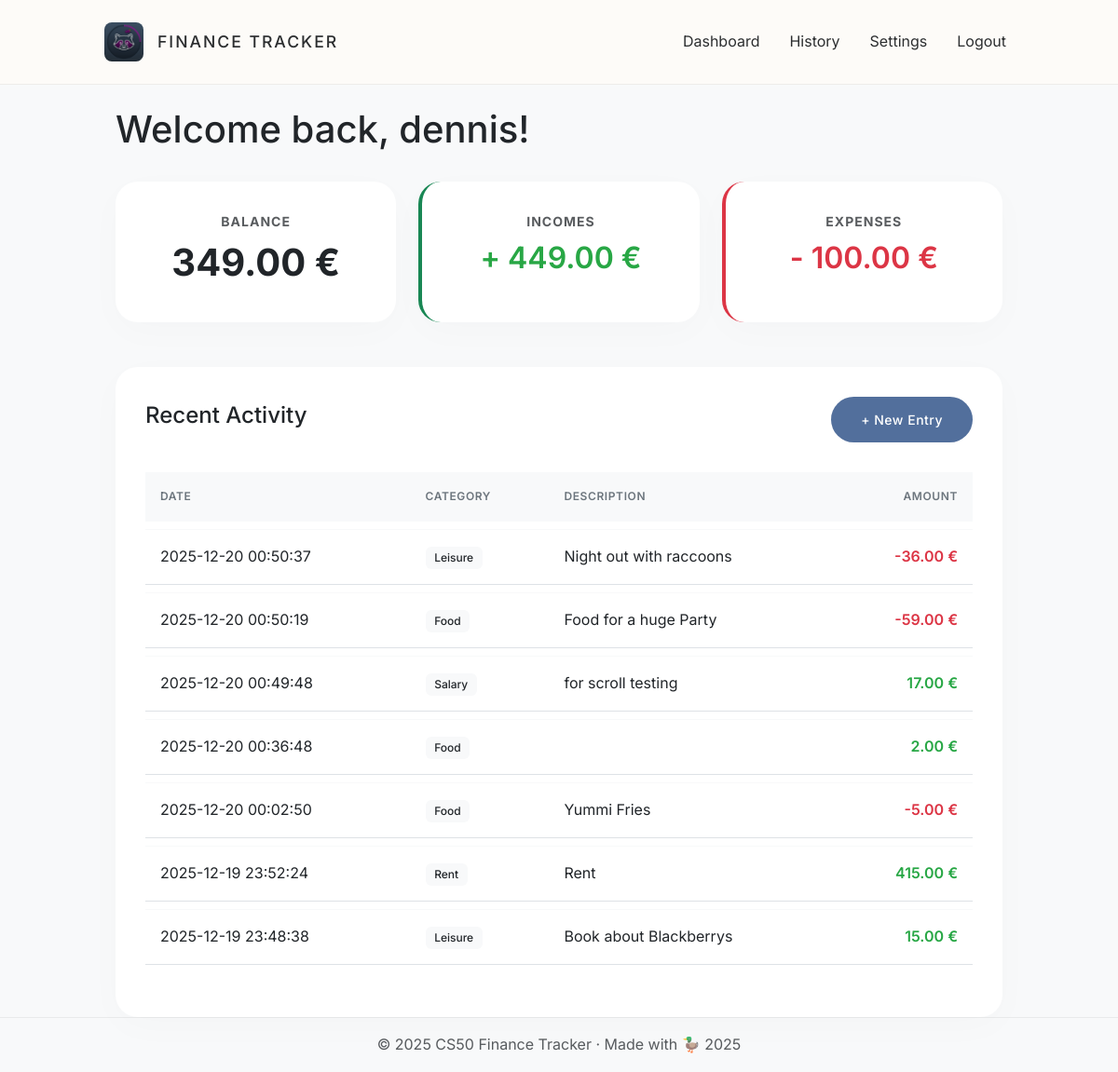
Page / (signed in) on the earlier database version.
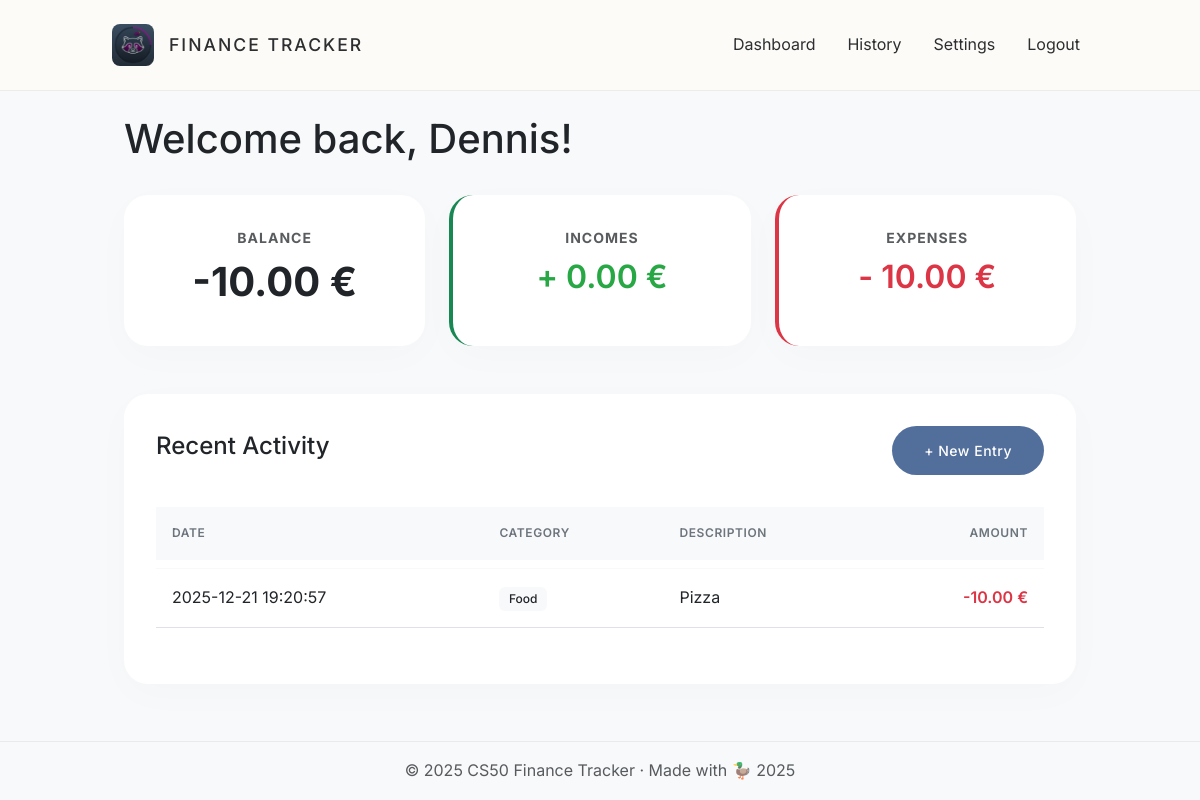
Same page on the later database version.
### tables this page shows
CREATE TABLE transactions (
    id INTEGER PRIMARY KEY AUTOINCREMENT,
    user_id INTEGER NOT NULL,
    amount REAL NOT NULL,
    category TEXT NOT NULL,
    description TEXT,
    date DATETIME DEFAULT CURRENT_TIMESTAMP,
    FOREIGN KEY (user_id) REFERENCES users (id)
);

### app.py (the view)
@app.route("/")
def index():
    if "user_id" not in session:
        return redirect("/login")
    db = get_db()
    cur = db.cursor()
    cur.execute("SELECT * FROM transactions WHERE user_id = ? ORDER BY date DESC", (session["user_id"],))
    transactions = cur.fetchall()
    total_incomes = 0
    total_expenses = 0
    for row in transactions:
        if row["amount"] > 0:
            total_incomes += row["amount"]
        else:
            total_expenses += abs(row["amount"])
    balance = total_incomes - total_expenses
    db.close()
    return render_template("index.html", transactions=transactions,balance=balance, total_incomes=total_incomes, total_expenses=total_expenses)

### app.py (called while the page is built)
def get_db():
    db = sqlite3.connect("finance.db")
    db.row_factory = sqlite3.Row
    return db

### templates/index.html (shortened to what this page needs)
{% extends "layout.html" %}
{% block main %}
<div class="container">
    <div class="row mb-4">
        <div class="col-12">
            <h1 class="brand-text text-dark">Welcome back, {{ session.first_name }}!
            </h1>
        </div>
    </div>
    <div class="row g-4 mb-5">
        <div class="col-md-4">
            <div class="card h-100 text-center">
                <small class="text-muted text-uppercase fw-bold" style="letter-spacing: 1px;">Balance</small>
                <h2 class="display-6 fw-bold mt-2">{{ "%.2f"|format(balance) }} €</h2>
            </div>
        </div>
        <div class="col-md-4">
            <div class="card h-100 text-center border-start border-success border-4">
                <small class="text-muted text-uppercase fw-bold" style="letter-spacing: 1px;">Incomes</small>
                <h2 class="text-success mt-2">+ {{ "%.2f"|format(total_incomes) }} €</h2>
            </div>
        </div>
        <div class="col-md-4">
            <div class="card h-100 text-center border-start border-danger border-4">
                <small class="text-muted text-uppercase fw-bold" style="letter-spacing: 1px;">Expenses</small>
                <h2 class="text-danger mt-2">- {{ "%.2f"|format(total_expenses) }} €</h2>
            </div>
        </div>
    </div>
    <div class="card">
        <div class="d-flex justify-content-between align-items-center mb-4">
            <h4 class="brand-text">Recent Activity</h4>
            <a href="/add" class="btn btn-primary btn-sm">+ New Entry</a>
        </div>
        <table class="table table-hover">
            <thead class="table-light">
                <tr>
                    <th>Date</th>
                    <th>Category</th>
                    <th>Description</th>
                    <th class="text-end">Amount</th>
                </tr>
            </thead>
            <tbody>
                {% for row in transactions %}
                <tr>
                    <td>{{ row.date }}</td>
                    <td><span class="badge bg-light text-dark">{{ row.category }}</span></td>
                    <td>{{ row.description }}</td>
                    <td class="text-end {{ 'text-danger' if row.amount < 0 else 'text-success' }}">
                        {{ "%.2f"|format(row.amount) }} €
                    </td>
                </tr>
                {% else %}
                <tr>
                    <td colspan="4" class="text-center text-muted">No transactions found. Start by adding one!</td>
                </tr>
                {% endfor %}
            </tbody>
        </table>
    </div>
</div>
{% endblock %}

### templates/layout.html (shortened to what this page needs)
<!DOCTYPE html>
<html lang="en">
<head>
    <link href="https://cdn.jsdelivr.net/npm/bootstrap@5.3.0/dist/css/bootstrap.min.css" rel="stylesheet">
    <link href="{{ url_for('static', filename='css/style.css') }}" rel="stylesheet">
</head>
<body class="bg-light">
    <nav class="navbar navbar-expand-lg navbar-dark bg-dark mb-4">
        <div class="container">
            <a class="navbar-brand d-flex align-items-center" href="/">
                <img src="{{ url_for('static', filename='favicon.ico') }}" alt="Logo" class="navbar-logo">
                <span class="brand-text">Finance Tracker</span>
            </a>
            <div class="navbar-nav ms-auto">
                {% if session.user_id %}
                <a class="nav-link" href="/">Dashboard</a>
                <a class="nav-link" href="/history">History</a>
                <a class="nav-link" href="/change_password">Settings</a>
                <a class="nav-link" href="/logout">Logout</a>
                {% else %}
                <a class="nav-link" href="/login">Login</a>
                <a class="nav-link" href="/register">Register</a>
                {% endif %}
            </div>
        </div>
    </nav>
    <main class="container">
        {% block main %}{% endblock %}
    </main>
    <footer class="footer mt-auto py-3">
        <div class="container text-center">
            <span class="text-muted">
                &copy; 2025 CS50 Finance Tracker &middot;
                <span class="duck-credit">Made with <span class="duck-emoji">🦆</span> 2025</span>
            </span>
        </div>
    </footer>
</body>
</html>

### static/css/style.css (style rules this page uses)
:root { --bg-color: #fdfbf8; --text-main: #2c2e30; --accent-color: #6b705c; --card-bg: #ffffff; --border-soft: rgba(0, 0, 0, 0.06); }
html, body { height: 100%; }
body { background-color: var(--bg-color); color: var(--text-main); font-family: 'Inter', -apple-system, sans-serif; line-height: 1.6; display: flex; flex-direction: column; }
.navbar { background-color: rgba(253, 251, 248, 0.9) !important; backdrop-filter: blur(10px); border-bottom: 1px solid var(--border-soft); padding: 1.2rem 0; }
.navbar-brand .navbar-logo { height: 42px; width: auto; margin-right: 15px; border-radius: 8px; transition: transform 0.3s ease; }
.navbar-brand .brand-text { color: var(--text-main) !important; font-weight: 500; text-transform: uppercase; letter-spacing: 2px; font-size: 1.1rem; }
.nav-link { color: var(--text-main) !important; font-weight: 400; margin-left: 1rem; transition: opacity 0.2s; }
.container { max-width: 1000px; }
.card { border: none; background-color: var(--card-bg); border-radius: 24px; box-shadow: 0 10px 40px rgba(0, 0, 0, 0.02); padding: 2rem; transition: transform 0.3s ease, box-shadow 0.3s ease; }
.btn-primary { background-color: #526F9C; border: none; border-radius: 50px; padding: 14px 32px; font-weight: 500; letter-spacing: 0.5px; transition: all 0.3s ease; color: #ffffff; }
.footer { margin-top: auto; border-top: 1px solid var(--border-soft); padding: 2.5rem 0; }
.duck-emoji { display: inline-block; transition: transform 0.3s ease; }
.table { border-collapse: separate; border-spacing: 0 0.5rem; }
.table thead th { border-bottom: 2px solid #f8f9fa; color: #6c757d; font-weight: 600; text-transform: uppercase; font-size: 0.75rem; letter-spacing: 0.05em; padding: 1rem; }
.table tbody td { padding: 1rem; vertical-align: middle; background-color: transparent; border-top: 1px solid #f8f9fa; }
.badge { padding: 0.5em 0.8em; font-weight: 500; border-radius: 6px; }
.text-success { color: #28a745 !important; font-weight: 600; }
.text-danger { color: #dc3545 !important; font-weight: 600; }

Differences in the rows shown:
removed transactions: date "2025-12-20 00:50:37", category "Leisure", description "Night out with raccoons", amount "-36.00"
removed transactions: date "2025-12-20 00:50:19", category "Food", description "Food for a huge Party", amount "-59.00"
removed transactions: date "2025-12-20 00:49:48", category "Salary", description "for scroll testing", amount "17.00"
removed transactions: date "2025-12-20 00:36:48", category "Food", amount "2.00"
removed transactions: date "2025-12-20 00:02:50", category "Food", description "Yummi Fries", amount "-5.00"
removed transactions: date "2025-12-19 23:52:24", category "Rent", description "Rent", amount "415.00"
removed transactions: date "2025-12-19 23:48:38", category "Leisure", description "Book about Blackberrys", amount "15.00"
added transactions: date "2025-12-21 19:20:57", category "Food", description "Pizza", amount "-10.00"
Other differences:
{{ session.first_name }}: "dennis" → "Dennis"
{{ "%.2f"|format(balance) }}: "349.00" → "-10.00"
{{ "%.2f"|format(total_incomes) }}: "449.00" → "0.00"
{{ "%.2f"|format(total_expenses) }}: "100.00" → "10.00"
